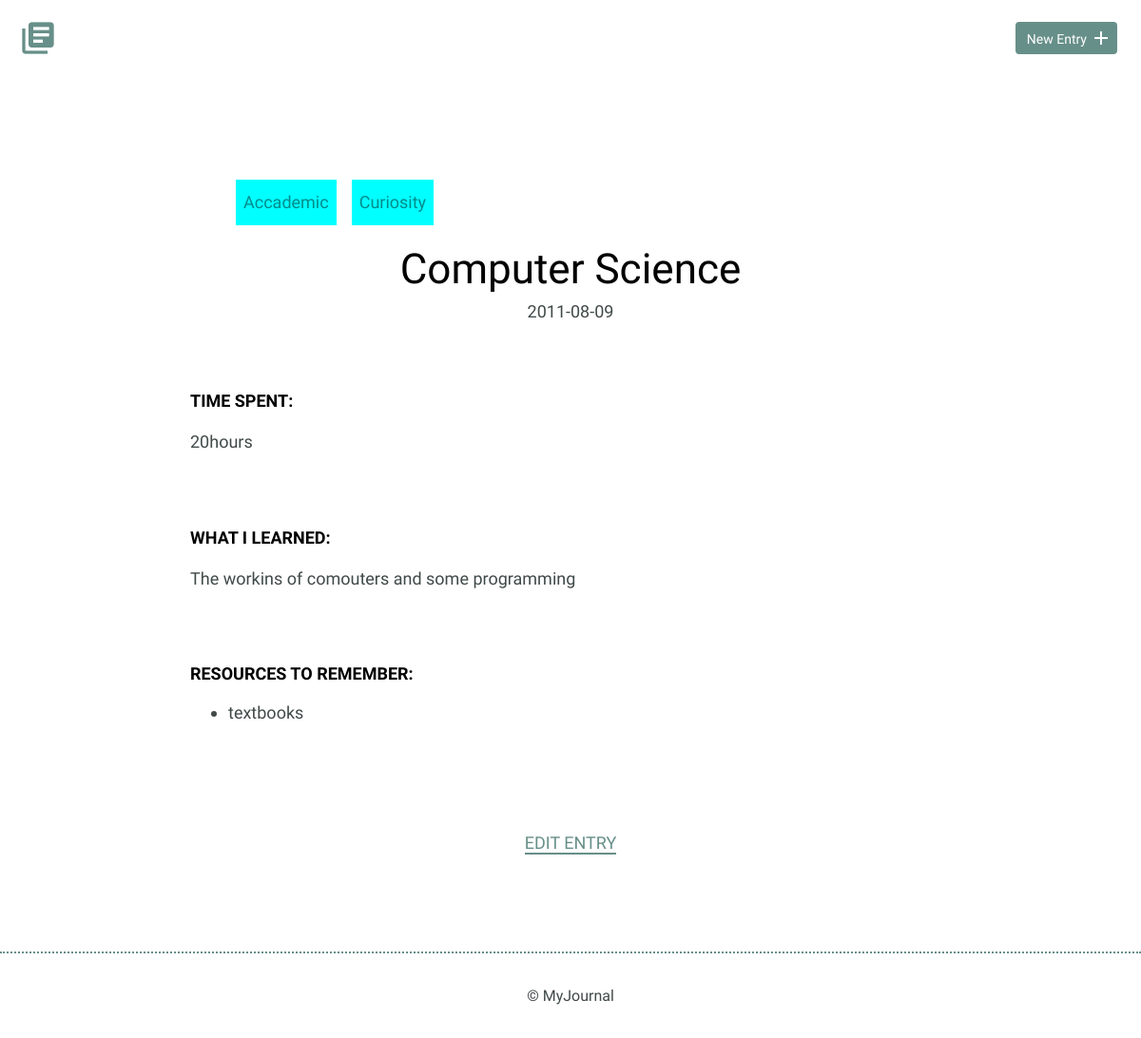
The page /detail.php?id=5 on the database its author committed.
### tables this page shows
CREATE TABLE "entries_tags" (
	"id"	INTEGER PRIMARY KEY AUTOINCREMENT UNIQUE,
	"entriesId"	INT,
	"tagId"	INT,
	CONSTRAINT "fk_cons" FOREIGN KEY("entriesId") REFERENCES "entries"("id") ON DELETE CASCADE ON UPDATE CASCADE,
	CONSTRAINT "fk_cons2" FOREIGN KEY("tagId") REFERENCES "tags"("id") ON DELETE CASCADE ON UPDATE CASCADE
);

CREATE TABLE "tags" (
	"id"	INTEGER PRIMARY KEY AUTOINCREMENT,
	"name"	TEXT UNIQUE
);

CREATE TABLE "entries" (
	"id"	INTEGER PRIMARY KEY AUTOINCREMENT,
	"title"	TEXT UNIQUE,
	"date"	TEXT,
	"time_spent"	TEXT,
	"learned"	TEXT,
	"resources"	TEXT,
	"tagId"	INT,
	CONSTRAINT "fk_column" FOREIGN KEY("tagId") REFERENCES "tags"("id")
);

### inc/connection.php (called while the page is built, shortened)
<?php
function getOne ($database,$id){
    $query=("SELECT * FROM entries WHERE id=:id");
    try{
    $result=$database->prepare($query);
    $result->execute(["id"=>$id]);
    return $result;
    }catch(Exception $e){
        echo $e->getMessage();
    }
}
function joinTag($db,$id){
    try{
    $query="SELECT entries_tags.entriesId,entries_tags.tagId,tags.name,tags.id FROM entries_tags JOIN  tags ON entries_tags.tagId=tags.id WHERE entries_tags.entriesId =:d";
    $res=$db->prepare($query);
    $res->execute(["d"=>$id]);
    return $res;
    }catch( Exception $e){
        echo $e->getMessage();
    }
}

### detail.php (the view, shortened to what this page needs)
<?php include 'inc/header.php'?>
<?php include 'inc/connection.php'?>
<?php
$res=null;
 if(isset($_GET["id"])){
    $identity=filter_var($_GET["id"], FILTER_SANITIZE_NUMBER_INT);
    $res=getOne($conn,$identity)->fetch();
    $entries=connect();
 }
 ?>
        <section>
            <div class="container">
                <div class="entry-list single">
                <ul>
                <?php
                 $answer=joinTag($entries,$res["id"])->fetchALL();
                 foreach($answer as $a){
                     echo "<li class=tags>".$a["name"]."<?li>";
                 }
                 ?>
                    </ul>
                    <article>
                        <h1><?php echo $res["title"]?></h1>
                        <time datetime="2016-01-31"><?php echo $res["date"]?></time>
                        <div class="entry">
                            <h3>Time Spent:</h3>
                            <p><?php echo $res["time_spent"]?></p>
                        </div>
                        <div class="entry">
                            <h3>What I Learned:</h3>
                            <p><?php  echo $res["learned"]?></p>
                        </div>
                        <div class="entry">
                            <h3>Resources to Remember:</h3>
                            <ul>
                                <?php
                                $resources=explode(",",$res["resources"]);
                                foreach($resources as $r){
                                echo  "<li>".$r."</li>";
                                }
                                    ?>
                            </ul>
                        </div>
                    </article>
                </div>
            </div>
            <div class="edit">
                <?php echo "<p><a href=edit.php?id=".$res["id"].">Edit Entry</a></p>";
                ?>
            </div>
        </section>
        <?php include 'inc/footer.php'?>
    </body>
</html>

### inc/css/site.css (style rules this page uses)
body { font-size: 16px; color: #404a49; font-family: 'Cousine', serif; font-weight: 400; }
.container { margin: 0 auto; padding: 0 25px; }
h1, h2, h3 { margin: 0; font-weight: 400; line-height: 1em; color: #000; }
h1 { font-size: 44px; margin-bottom: 12px; }
h3 { font-size: 18px; font-family: 'Work Sans', serif; font-weight: 600; text-transform: uppercase; }
p { line-height: 1.8em; font-size: 18px; }
p a { border-bottom: 2px solid #678f89; padding: 0; color: #678f89; text-decoration: none; }
ul li { line-height: 1.8em; font-size: 18px; }
.entry-list, .edit-entry, .new-entry { max-width: 800px; margin: 0 auto; padding: 70px 0 150px 0; }
.entry-list article { margin-bottom: 70px; text-align: center; }
.entry-list article:last-child { margin-bottom: 0; }
.entry-list.single { padding-bottom: 70px; }
.entry-list.single time { font-size: 18px; }
.entry { max-width: 800px; margin: 75px auto 0 auto; text-align: left; }
.entry p { margin-bottom: 40px; }
.edit { padding-bottom: 80px; text-align: center; margin: 0 auto; }
.edit a { font-weight: 400; text-transform: uppercase; font-size: 18px; }
.tags { text-decoration: none; background-color: aqua; display: inline-block; width: auto; padding: .5rem; margin: .5rem; transition: .5s; }
.tags { text-decoration: none; color: darkcyan; }

### rows shown on the page
entries_tags: tagId.name "Accademic"
entries_tags: tagId.name "Curiosity"
entries: title "Computer Science", date "2011-08-09", time_spent "20hours", learned "The workins of comouters and some programming", resources "textbooks"
